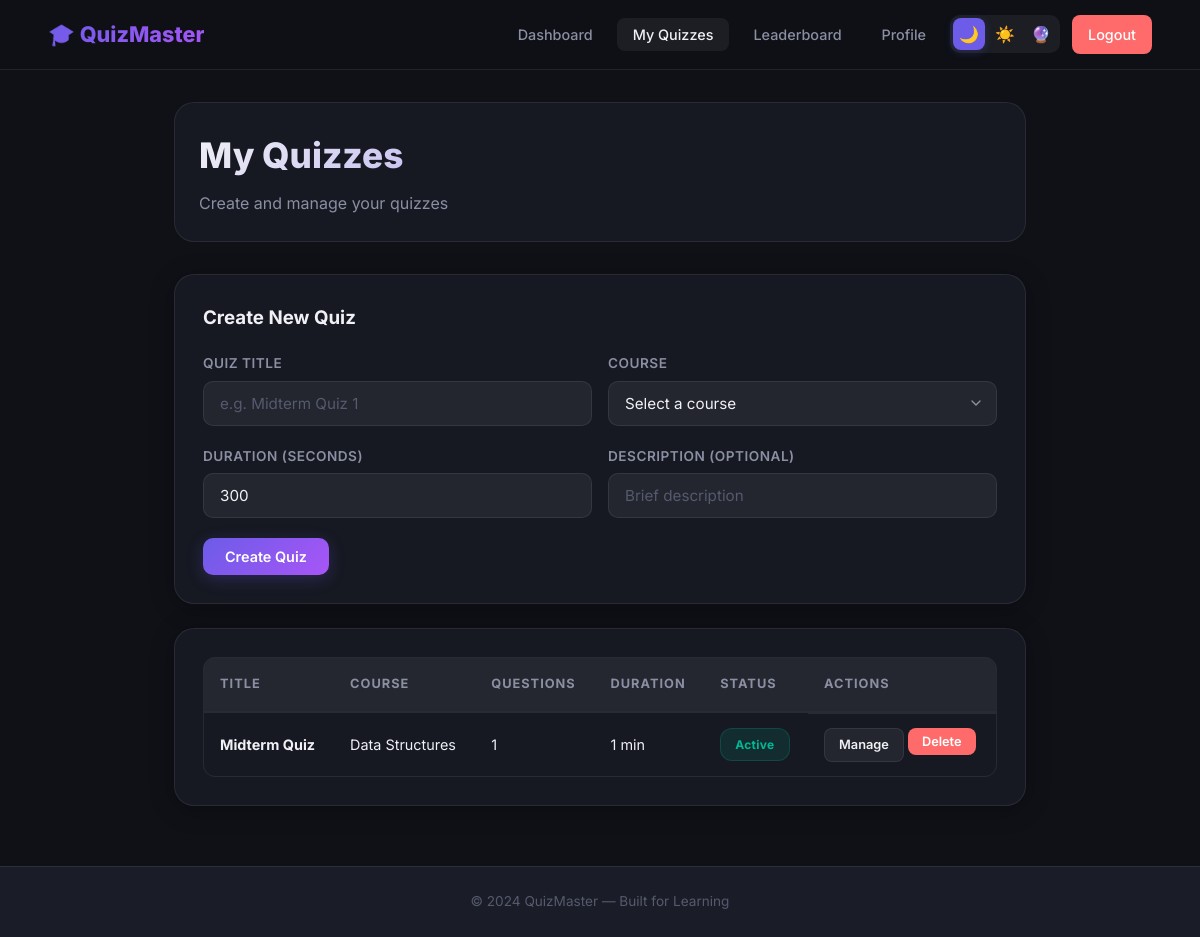
Screenshot of /faculty/quizzes (signed in) with the database file from the repository.
### tables this page shows
CREATE TABLE quizzes (
        id INTEGER PRIMARY KEY AUTOINCREMENT,
        title TEXT NOT NULL,
        description TEXT,
        course_id INTEGER NOT NULL,
        faculty_id INTEGER NOT NULL,
        duration INTEGER DEFAULT 300,
        is_active INTEGER DEFAULT 0,
        created_at TIMESTAMP DEFAULT CURRENT_TIMESTAMP,
        FOREIGN KEY (course_id) REFERENCES courses(id) ON DELETE CASCADE,
        FOREIGN KEY (faculty_id) REFERENCES users(id)
    );

CREATE TABLE courses (
        id INTEGER PRIMARY KEY AUTOINCREMENT,
        name TEXT NOT NULL,
        code TEXT UNIQUE NOT NULL,
        description TEXT,
        created_by INTEGER,
        is_active INTEGER DEFAULT 1,
        created_at TIMESTAMP DEFAULT CURRENT_TIMESTAMP,
        FOREIGN KEY (created_by) REFERENCES users(id)
    );

### app.py (the view, shortened to what this page needs)
@app.route("/faculty/quizzes", methods=["GET", "POST"])
@faculty_required
def faculty_quizzes():
    conn = get_db()
    courses = conn.execute("""
        SELECT c.* FROM courses c JOIN faculty_courses fc ON c.id = fc.course_id
        WHERE fc.faculty_id = ?
    """, (current_user.id,)).fetchall()
    quizzes = conn.execute("""
        SELECT q.*, c.name as course_name,
               (SELECT COUNT(*) FROM questions WHERE quiz_id = q.id) as question_count
        FROM quizzes q JOIN courses c ON q.course_id = c.id
        WHERE q.faculty_id = ? ORDER BY q.created_at DESC
    """, (current_user.id,)).fetchall()
    conn.close()
    return render_template("faculty/quizzes.html", courses=courses, quizzes=quizzes)

### app.py (called while the page is built)
@login_manager.user_loader
def load_user(user_id):
    conn = get_db()
    user = conn.execute("SELECT * FROM users WHERE id = ?", (user_id,)).fetchone()
    conn.close()
    if user:
        return User(user["id"], user["name"], user["email"], user["password"], user["role"], user["created_at"])
    return None

@app.context_processor
def inject_theme():
    theme = request.cookies.get("theme", "dark")
    return dict(current_theme=theme)

### database.py (called while the page is built)
def get_db():
    conn = sqlite3.connect(DB_PATH)
    conn.row_factory = sqlite3.Row
    conn.execute("PRAGMA foreign_keys = ON")
    return conn

### helpers.py (called while the page is built)
def faculty_required(f):
    @wraps(f)
    @login_required
    def decorated_function(*args, **kwargs):
        if current_user.role != "faculty":
            flash("Access denied. Faculty privileges required.", "error")
            return redirect(url_for("login"))
        return f(*args, **kwargs)
    return decorated_function

### templates/faculty/quizzes.html (shortened to what this page needs)
{% extends "base.html" %}
{% block content %}
<div class="page-wrapper">
  <div class="container" style="max-width:900px;">
    <div class="page-header animate-in">
      <h1>My Quizzes</h1>
      <p>Create and manage your quizzes</p>
    </div>
    <div class="card animate-in mb-3">
      <div class="card-header"><h3>Create New Quiz</h3></div>
      <form method="POST">
        <div class="form-row">
          <div class="form-group">
            <label for="title">Quiz Title</label>
            <input type="text" name="title" id="title" class="form-control" placeholder="e.g. Midterm Quiz 1" required>
          </div>
          <div class="form-group">
            <label for="course_id">Course</label>
            <select name="course_id" id="course_id" class="form-control" required>
              <option value="">Select a course</option>
            </select>
          </div>
        </div>
        <div class="form-row">
          <div class="form-group">
            <label for="duration">Duration (seconds)</label>
            <input type="number" name="duration" id="duration" class="form-control" value="300" min="60" max="7200">
          </div>
          <div class="form-group">
            <label for="description">Description (optional)</label>
            <input type="text" name="description" id="description" class="form-control" placeholder="Brief description">
          </div>
        </div>
        <button type="submit" class="btn btn-primary">Create Quiz</button>
      </form>
    </div>
    {% if quizzes %}
    <div class="card animate-in">
      <div class="table-wrapper">
        <table>
          <thead>
            <tr><th>Title</th><th>Course</th><th>Questions</th><th>Duration</th><th>Status</th><th>Actions</th></tr>
          </thead>
          <tbody>
            {% for q in quizzes %}
            <tr>
              <td><strong>{{ q['title'] }}</strong></td>
              <td>{{ q['course_name'] }}</td>
              <td>{{ q['question_count'] }}</td>
              <td>{{ q['duration']//60 }} min</td>
              <td>
                {% if q['is_active'] %}<span class="badge badge-success">Active</span>
                {% else %}<span class="badge badge-warning">Inactive</span>{% endif %}
              </td>
              <td style="display:flex; gap:4px;">
                <a href="{{ url_for('manage_questions', quiz_id=q['id']) }}" class="btn btn-sm btn-secondary">Manage</a>
                <form method="POST" style="display:inline;">
                  <button type="button" class="btn btn-sm btn-danger btn-delete-confirm" data-message="Delete quiz '{{ q['title'] }}'?">Delete</button>
                </form>
              </td>
            </tr>
            {% endfor %}
          </tbody>
        </table>
      </div>
    </div>
    {% endif %}
  </div>
</div>
{% endblock %}

### rows the page displays
quizzes: title "Midterm Quiz", course_name "Data Structures", question_count "1", duration "1", is_active "Active"
